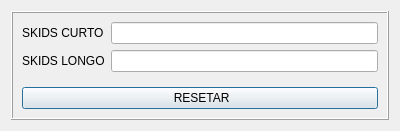
<?xml version="1.0" encoding="UTF-8"?>
<ui version="4.0">
 <class>Dialog</class>
 <widget class="QDialog" name="Dialog">
  <property name="geometry">
   <rect>
    <x>0</x>
    <y>0</y>
    <width>400</width>
    <height>131</height>
   </rect>
  </property>
  <property name="windowTitle">
   <string>Dialog</string>
  </property>
  <layout class="QHBoxLayout" name="horizontalLayout">
   <item>
    <widget class="QFrame" name="frame">
     <property name="frameShape">
      <enum>QFrame::Box</enum>
     </property>
     <property name="frameShadow">
      <enum>QFrame::Raised</enum>
     </property>
     <layout class="QVBoxLayout" name="verticalLayout">
      <item>
       <layout class="QFormLayout" name="formLayout">
        <item row="0" column="0">
         <widget class="QLabel" name="label">
          <property name="text">
           <string>SKIDS CURTO</string>
          </property>
         </widget>
        </item>
        <item row="0" column="1">
         <widget class="QLineEdit" name="txt_short_skids"/>
        </item>
        <item row="1" column="0">
         <widget class="QLabel" name="label_2">
          <property name="text">
           <string>SKIDS LONGO</string>
          </property>
         </widget>
        </item>
        <item row="1" column="1">
         <widget class="QLineEdit" name="txt_long_skids"/>
        </item>
       </layout>
      </item>
      <item>
       <widget class="QPushButton" name="bt_reset">
        <property name="text">
         <string> RESETAR</string>
        </property>
        <property name="icon">
         <iconset resource="resource.qrc">
          <normaloff>:/icons/assets/reset-32.png</normaloff>:/icons/assets/reset-32.png</iconset>
        </property>
        <property name="iconSize">
         <size>
          <width>25</width>
          <height>25</height>
         </size>
        </property>
       </widget>
      </item>
     </layout>
    </widget>
   </item>
  </layout>
 </widget>
 <resources>
  <include location="resource.qrc"/>
 </resources>
 <connections/>
</ui>
